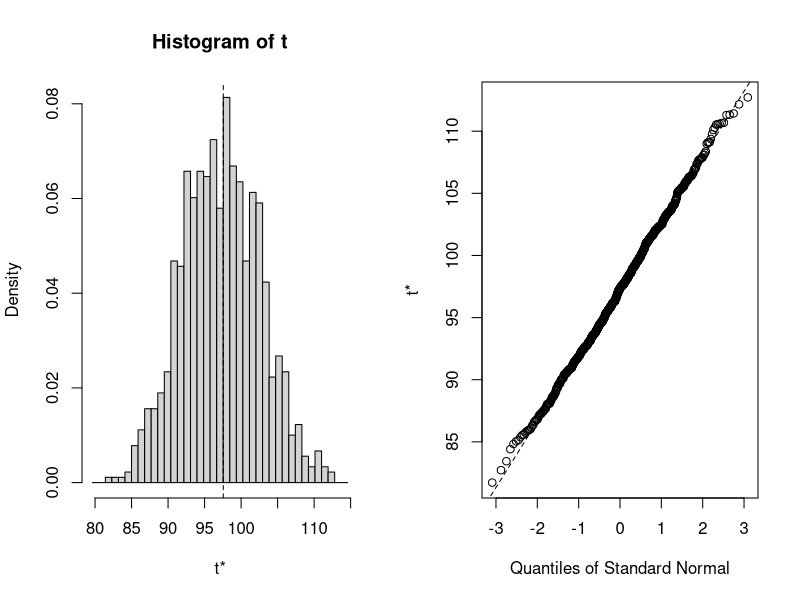

Write the R code that produced this figure.
## ---- chunk 1
knitr::opts_chunk$set(echo = TRUE)
## ---- chunk 2
library(tidyverse)
library(boot)
library(ggplot2)
## ---- chunk 3
library(tidyverse)

stud_grades <- tibble(
  student_id = c(1, 2, 3, 4, 5, 4, 6),
  name = c("Marry", "John", "Mike", "Emma", "Elizabeth", "Emma", "Elizabeth"),  
  grade = c(97, 76, 84, 85, 74, 85, 73)
  )

stud_grades
## ---- chunk 4
    v <- c(1, 2, 2, 6, 4, 6, 4)
    unique(v) 
## ---- chunk 5
    unique(stud_grades)
## ---- chunk 6
    distinct(stud_grades)
## ---- chunk 7
    #remove duplicated rows based on variable "name"
    #'.keep_all = TRUE' means that not only output the variable 'name' but output all            #variables 
    distinct(stud_grades, name, .keep_all = TRUE)
## ---- chunk 8
    v <- c(1, 2, 2, 6, 4, 6, 4)
    v[!duplicated(v)] #used as a filter 
## ---- chunk 9
    stud_grades[!duplicated(stud_grades$student_id),]
## ---- chunk 10
    
    
    #create a simple data frame as an example to visualization
    fruits <- tibble(
      name = c("apple", "banana", "orange", "strawberry", "blueberry"),  
      price    = as.numeric(c("2", "3", "3", "four" ,"5")),
      weight = c(14.5, 4.4, NA, 5.1, 5.7)
      )
    fruits
## ---- chunk 11
    #na.rm = TRUE shoule be set to tell the function ignore NAs.
    mean(fruits$price, na.rm = TRUE)
    
    #return Boolean if the input element is a missing value or not.
    is.na(fruits$price)
    
## ---- chunk 12
    na.omit(fruits)
   

    #used as a filter instead of outputting directly
    #The input fruits[ , 3:3] tell let function only consider NAs on the column #3 ("weight")
    fruits[complete.cases(fruits[ , 3:3]),] 
## ---- chunk 13
    fruits_new <- fruits
    
    #1. fill the NAs in 'weight' by the median weight of existing values
    fruits_new$weight = ifelse(is.na(fruits_new$weight), 
                               median(fruits_new$weight,na.rm = TRUE),
                               fruits_new$weight)
    
    #2. fill the NAs in 'price' by the mean price of existing values  
    fruits_new$price = ifelse(is.na(fruits_new$price), 
                              mean(fruits_new$price,na.rm = TRUE),
                              fruits_new$price)
    fruits_new
    
## ---- chunk 14
    library(boot)
    library(ggplot2)  #for plotting
## ---- chunk 15
    x1 <- sample(1:199,100,replace=FALSE) #used as an example of original sample data
    fc <- (function(d,i) mean(d[i]))
## ---- chunk 16
    b1<-boot(x1,fc,R=1000)
## ---- chunk 17
    # Plot the bootstrap sampling
    # distribution using ggplot
    plot(b1)
## ---- chunk 18
    mean(x1) #output the sample mean
    boot.ci(b1, conf = 0.95, type=c("norm","basic","perc"))
## ---- chunk 19
    x <- rnorm(50, 10) # true mean is 10
    mean(x)
    t.test(x, mu=10) # setting H0: true mean is equal to 10
    t.test(x, mu=6) # setting H0: true mean is equal to 6
## ---- chunk 20
    x <- rnorm(50, 5)
    x1 <- rnorm(20, 5)
    y <- rnorm(20, 5)
    t.test(x, y)
    t.test(x1, y, paired=TRUE)
## ---- chunk 21
    x <- rnorm(100)
    wilcox.test(x, exact = FALSE)
    wilcox.test(x, mu = 3)
## ---- chunk 22
    x <- rnorm(100, 10)
    y <- rnorm(100, 20)
    wilcox.test(x, y)
